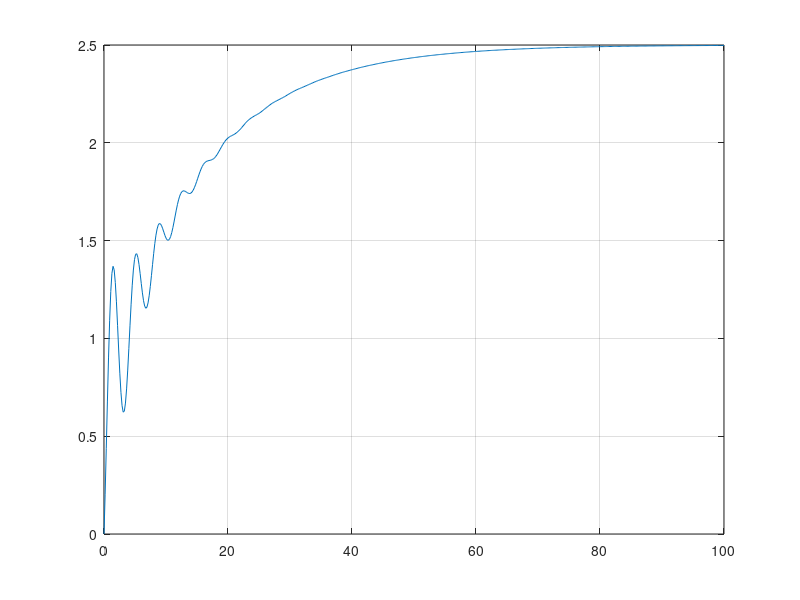
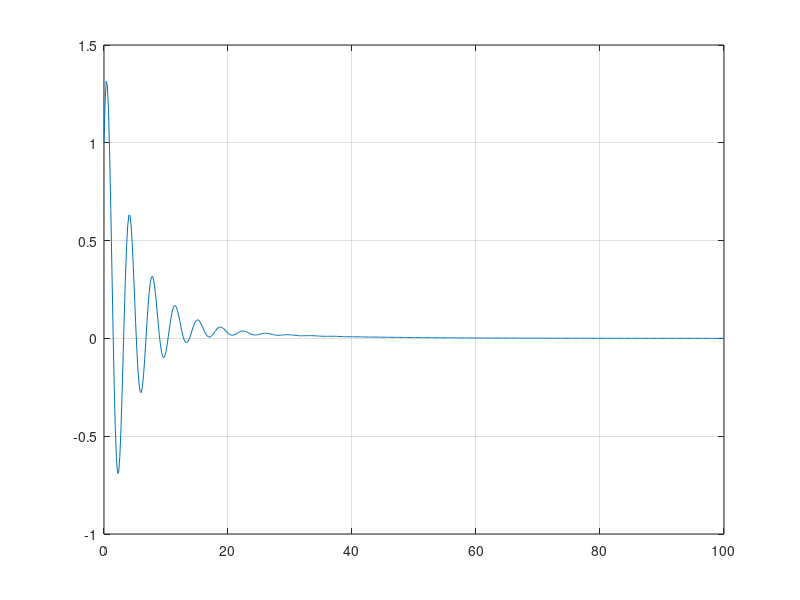

MATLAB code for these plots, in order:
numerador = [1, 2, 0.5];
denominador = [1 0.5 3, 0.2];

[A,B,C,D] = tf2ss(numerador, denominador)
Gs = ss(A,B,C,D)

% A = [[-0.5 -3.  -0.2]
%  [ 1.   0.   0. ]
%  [ 0.   1.   0. ]]
% 
% B = [[1.]
%  [0.]
%  [0.]]
% 
% C = [[1.  2.  0.5]]
% 
% D = [[0.]]


[S4Step_y, S4Step_t] = step(Gs, 100);
[S4Impulse_y, S4Impulse_t] = impulse(Gs, 100);

figure(1)
plot(S4Step_t, S4Step_y)
grid()

figure(2)
plot(S4Impulse_t, S4Impulse_y)
grid()